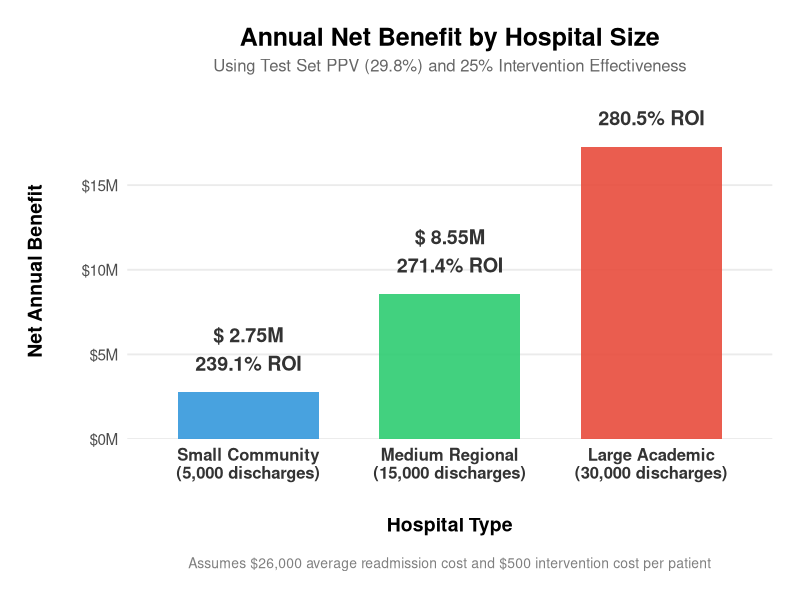
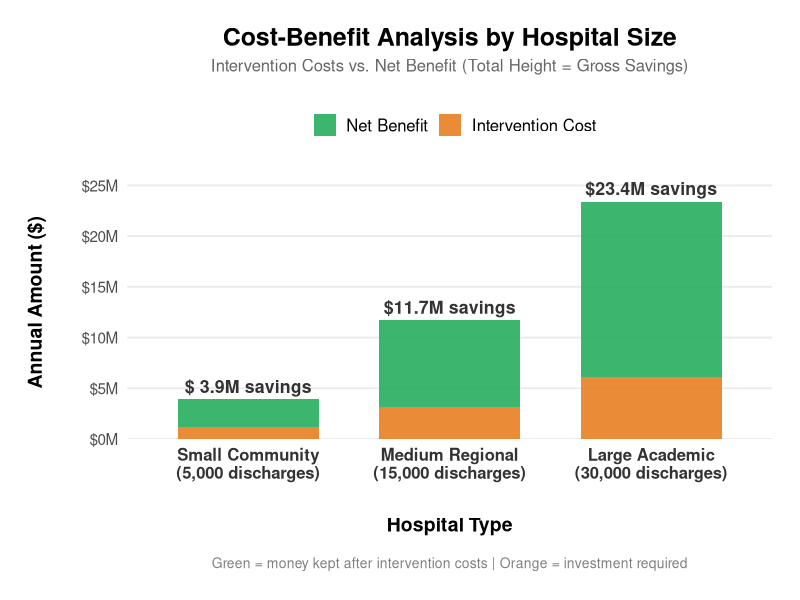
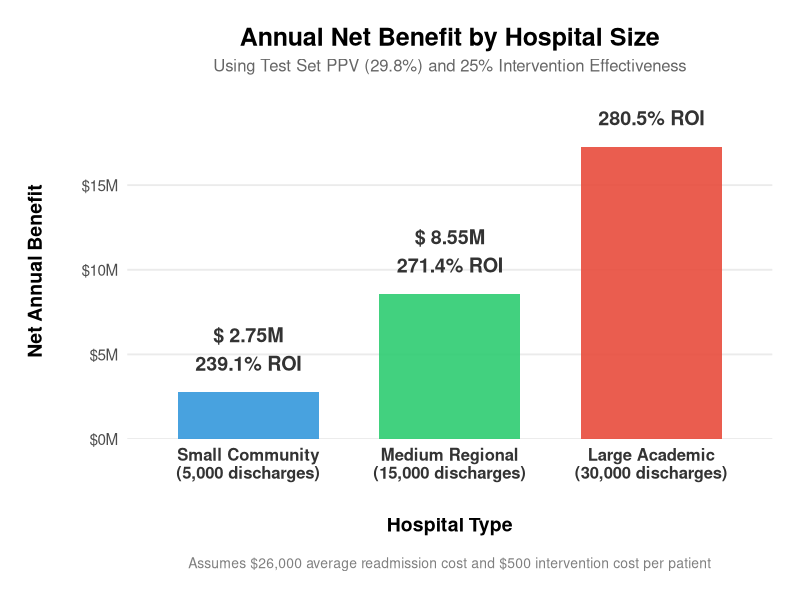
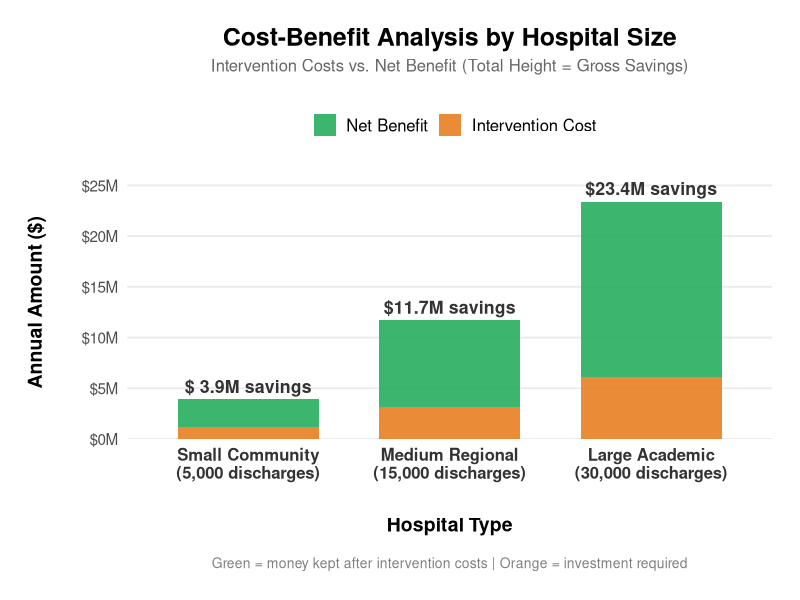

Write the R code that produced these figures, in order.
# ============================================================================
# ROI COMPARISON BAR CHART
# For Slide 20: Business Impact - Return on Investment
# Comparing Net Benefit by Hospital Size
# ============================================================================

library(ggplot2)
library(scales)

# ROI data from Capstone_Analysis_FINAL.html
roi_data <- data.frame(
  hospital_type = c("Small Community\n(5,000 discharges)",
                    "Medium Regional\n(15,000 discharges)",
                    "Large Academic\n(30,000 discharges)"),
  annual_discharges = c(5000, 15000, 30000),
  readmissions_prevented = c(150, 450, 900),
  cost_savings = c(3900000, 11700000, 23400000),
  intervention_cost = c(1150000, 3150000, 6150000),
  net_benefit = c(2750000, 8550000, 17250000),
  roi_percent = c(239.1, 271.4, 280.5),
  stringsAsFactors = FALSE
)

# Set factor levels to control order
roi_data$hospital_type <- factor(roi_data$hospital_type,
                                  levels = roi_data$hospital_type)

# Create professional bar chart
plot <- ggplot(roi_data, aes(x = hospital_type, y = net_benefit, fill = hospital_type)) +

  # Add bars
  geom_bar(stat = "identity", width = 0.7, alpha = 0.9) +

  # Add value labels on bars
  geom_text(aes(label = paste0("$", format(net_benefit / 1000000, nsmall = 2), "M\n",
                               roi_percent, "% ROI")),
            vjust = -0.5,
            size = 5,
            fontface = "bold",
            color = "gray20") +

  # Color scheme
  scale_fill_manual(values = c("Small Community\n(5,000 discharges)" = "#3498db",
                               "Medium Regional\n(15,000 discharges)" = "#2ecc71",
                               "Large Academic\n(30,000 discharges)" = "#e74c3c")) +

  # Format y-axis as dollars in millions
  scale_y_continuous(labels = dollar_format(scale = 1e-6, suffix = "M"),
                     limits = c(0, max(roi_data$net_benefit) * 1.15),
                     expand = c(0, 0)) +

  # Labels
  labs(
    title = "Annual Net Benefit by Hospital Size",
    subtitle = "Using Test Set PPV (29.8%) and 25% Intervention Effectiveness",
    x = "\nHospital Type",
    y = "Net Annual Benefit\n",
    caption = "Assumes $26,000 average readmission cost and $500 intervention cost per patient"
  ) +

  # Professional theme
  theme_minimal(base_size = 14) +
  theme(
    plot.title = element_text(face = "bold", size = 18, hjust = 0.5,
                             margin = margin(b = 5)),
    plot.subtitle = element_text(size = 12, hjust = 0.5, color = "gray40",
                                margin = margin(b = 20)),
    plot.caption = element_text(size = 10, color = "gray50", hjust = 0.5,
                               margin = margin(t = 15)),
    axis.title.x = element_text(size = 14, face = "bold", margin = margin(t = 10)),
    axis.title.y = element_text(size = 14, face = "bold", margin = margin(r = 10)),
    axis.text.x = element_text(size = 12, face = "bold", color = "gray20"),
    axis.text.y = element_text(size = 11, color = "gray30"),
    legend.position = "none",
    panel.grid.major.x = element_blank(),
    panel.grid.minor = element_blank(),
    plot.margin = margin(20, 20, 20, 20)
  )

print(plot)

# Save high-resolution version
ggsave(
  filename = "roi_comparison_chart.png",
  plot = plot,
  width = 12,
  height = 8,
  dpi = 300,
  bg = "white"
)

cat("\n✓ ROI comparison chart saved as 'roi_comparison_chart.png'\n")
cat("  Location: ", getwd(), "\n\n")

# ============================================================================
# ALTERNATIVE VERSION: Stacked bar showing costs vs savings
# ============================================================================

# Reshape data for stacked format
roi_stacked <- data.frame(
  hospital_type = rep(roi_data$hospital_type, 2),
  category = rep(c("Intervention Cost", "Net Benefit"), each = 3),
  amount = c(roi_data$intervention_cost, roi_data$net_benefit),
  stringsAsFactors = FALSE
)

roi_stacked$hospital_type <- factor(roi_stacked$hospital_type,
                                     levels = unique(roi_data$hospital_type))
roi_stacked$category <- factor(roi_stacked$category,
                               levels = c("Net Benefit", "Intervention Cost"))

plot_v2 <- ggplot(roi_stacked, aes(x = hospital_type, y = amount, fill = category)) +

  geom_bar(stat = "identity", width = 0.7, alpha = 0.9) +

  # Add total savings labels
  geom_text(data = roi_data,
            aes(x = hospital_type, y = cost_savings, label = paste0("$", format(cost_savings / 1000000, nsmall = 1), "M savings"),
                fill = NULL),
            vjust = -0.5,
            size = 4.5,
            fontface = "bold",
            color = "gray20") +

  scale_fill_manual(values = c("Intervention Cost" = "#e67e22",
                               "Net Benefit" = "#27ae60"),
                    name = "") +

  scale_y_continuous(labels = dollar_format(scale = 1e-6, suffix = "M"),
                     limits = c(0, max(roi_data$cost_savings) * 1.15),
                     expand = c(0, 0)) +

  labs(
    title = "Cost-Benefit Analysis by Hospital Size",
    subtitle = "Intervention Costs vs. Net Benefit (Total Height = Gross Savings)",
    x = "\nHospital Type",
    y = "Annual Amount ($)\n",
    caption = "Green = money kept after intervention costs | Orange = investment required"
  ) +

  theme_minimal(base_size = 14) +
  theme(
    plot.title = element_text(face = "bold", size = 18, hjust = 0.5,
                             margin = margin(b = 5)),
    plot.subtitle = element_text(size = 12, hjust = 0.5, color = "gray40",
                                margin = margin(b = 20)),
    plot.caption = element_text(size = 10, color = "gray50", hjust = 0.5,
                               margin = margin(t = 15)),
    axis.title.x = element_text(size = 14, face = "bold", margin = margin(t = 10)),
    axis.title.y = element_text(size = 14, face = "bold", margin = margin(r = 10)),
    axis.text.x = element_text(size = 12, face = "bold", color = "gray20"),
    axis.text.y = element_text(size = 11, color = "gray30"),
    legend.position = "top",
    legend.text = element_text(size = 12),
    panel.grid.major.x = element_blank(),
    panel.grid.minor = element_blank(),
    plot.margin = margin(20, 20, 20, 20)
  )

print(plot_v2)

ggsave(
  filename = "roi_comparison_stacked.png",
  plot = plot_v2,
  width = 12,
  height = 8,
  dpi = 300,
  bg = "white"
)

cat("\n✓ Alternative stacked version saved as 'roi_comparison_stacked.png'\n")
cat("  (Shows intervention cost vs net benefit)\n\n")

# ============================================================================
# SUMMARY STATISTICS
# ============================================================================

cat("═══════════════════════════════════════════════════════════\n")
cat("          ROI COMPARISON SUMMARY\n")
cat("═══════════════════════════════════════════════════════════\n\n")

for(i in 1:nrow(roi_data)) {
  cat(sprintf("%s:\n", gsub("\n", " ", roi_data$hospital_type[i])))
  cat(sprintf("  Annual Discharges:       %s\n", format(roi_data$annual_discharges[i], big.mark = ",")))
  cat(sprintf("  Readmissions Prevented:  %s\n", format(roi_data$readmissions_prevented[i], big.mark = ",")))
  cat(sprintf("  Intervention Cost:       $%s\n", format(roi_data$intervention_cost[i], big.mark = ",")))
  cat(sprintf("  Gross Savings:           $%s\n", format(roi_data$cost_savings[i], big.mark = ",")))
  cat(sprintf("  Net Benefit:             $%s\n", format(roi_data$net_benefit[i], big.mark = ",")))
  cat(sprintf("  ROI:                     %.1f%%\n\n", roi_data$roi_percent[i]))
}

cat("KEY INSIGHT:\n")
cat("ROI increases with hospital size (239% → 271% → 281%)\n")
cat("Larger hospitals achieve better economies of scale\n")
cat("All hospital sizes show substantial positive returns\n\n")

cat("READY TO USE!\n")
cat("Insert 'roi_comparison_chart.png' into Slide 20\n")
cat("Or use 'roi_comparison_stacked.png' for cost breakdown view\n\n")
